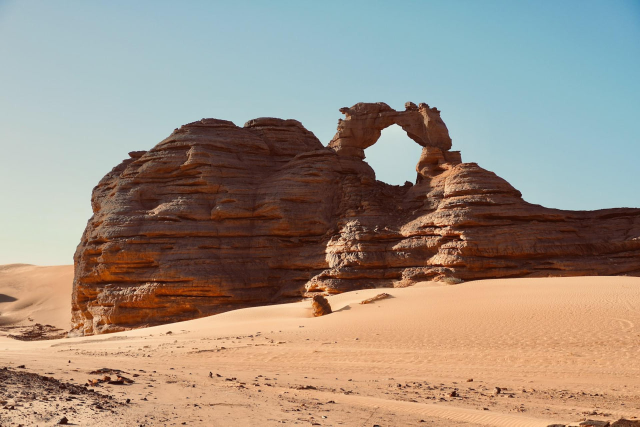
#> input picture 2.jpeg, 1280 x 853 px, found by its file name (shown at 1/2 size)
$ python dct.py
#> lines starting #> are read from the running program, lines starting #| are printed output that depends on the picture
#> in main, cover is the input picture: PIL image 1280x853 RGB; mean R, G, B 158, 144, 130.4
#| Контейнер: C:\Users\daryn\OneDrive\Робочий стіл\code\code\2.jpeg, розмір: (1280, 853)
"""
Стандартний метод DCT для JPEG-зображень.
Розкладає Y-канал зображення на блоки 8x8, застосовує дискретне косинусне
перетворення, квантує коефіцієнти за стандартною матрицею JPEG (якість 50),
і замінює молодший біт коефіцієнтів середніх частот на біти повідомлення.
Порядок обходу блоків та позицій усередині блоку визначається ключем.
"""

import math
import random
import numpy as np
from PIL import Image
from scipy.fft import dctn, idctn
from scipy.stats import chi2 as chi2_dist

INPUT_PATH = r"C:\Users\daryn\OneDrive\Робочий стіл\code\code\2.jpeg"
STEGO_DIR = r"C:\Users\daryn\OneDrive\Робочий стіл\code\code\stego"
KEY = 42
MESSAGE_SIZES = [100, 500, 1000, 1500, 2000]

Q_MATRIX = np.array([
    [16, 11, 10, 16, 24, 40, 51, 61],
    [12, 12, 14, 19, 26, 58, 60, 55],
    [14, 13, 16, 24, 40, 57, 69, 56],
    [14, 17, 22, 29, 51, 87, 80, 62],
    [18, 22, 37, 56, 68, 109, 103, 77],
    [24, 35, 55, 64, 81, 104, 113, 92],
    [49, 64, 78, 87, 103, 121, 120, 101],
    [72, 92, 95, 98, 112, 100, 103, 99]
], dtype=np.float64)

ZIGZAG = [
    (0,0),(0,1),(1,0),(2,0),(1,1),(0,2),(0,3),(1,2),
    (2,1),(3,0),(4,0),(3,1),(2,2),(1,3),(0,4),(0,5),
    (1,4),(2,3),(3,2),(4,1),(5,0),(6,0),(5,1),(4,2),
    (3,3),(2,4),(1,5),(0,6),(0,7),(1,6),(2,5),(3,4),
    (4,3),(5,2),(6,1),(7,0),(7,1),(6,2),(5,3),(4,4),
    (3,5),(2,6),(1,7),(2,7),(3,6),(4,5),(5,4),(6,3),
    (7,2),(7,3),(6,4),(5,5),(4,6),(3,7),(4,7),(5,6),
    (6,5),(7,4),(7,5),(6,6),(5,7),(6,7),(7,6),(7,7)
]
MID_FREQ_POSITIONS = ZIGZAG[6:28]


def text_to_bits(text):
    return ''.join(format(b, '08b') for b in text.encode('latin-1'))


def dct2(b): return dctn(b, type=2, norm='ortho')
def idct2(b): return idctn(b, type=2, norm='ortho')


def get_y_channel(img):
    ycbcr = img.convert('YCbCr')
#> ycbcr: PIL image 1280x853 YCbCr; mean of channels 0, 1, 2 146.2, 118.4, 135.7
    arr = np.array(ycbcr, dtype=np.float64)
#> arr: shape (853, 1280, 3) float64; mean of channels 0, 1, 2 146.2, 118.4, 135.7
    return arr[:, :, 0] - 128.0, arr[:, :, 1], arr[:, :, 2]


def assemble_image(y, cb, cr):
    y_clip = np.clip(y + 128.0, 0, 255)
    arr = np.stack([y_clip, cb, cr], axis=-1).astype(np.uint8)
    return Image.fromarray(arr, mode='YCbCr').convert('RGB')


def embed(cover, message, key):
    bits = text_to_bits(message)
    y, cb, cr = get_y_channel(cover)
    H, W = y.shape
    bH, bW = H // 8 * 8, W // 8 * 8
    y_emb = y[:bH, :bW].copy()

    rng = random.Random(key)
    n_blocks_h, n_blocks_w = bH // 8, bW // 8
    n_blocks = n_blocks_h * n_blocks_w
    block_indices = list(range(n_blocks))
    rng.shuffle(block_indices)

    bit_idx = 0
    for blk_idx in block_indices:
        if bit_idx >= len(bits):
            break
        br, bc = blk_idx // n_blocks_w, blk_idx % n_blocks_w
        block = y_emb[br*8:br*8+8, bc*8:bc*8+8]
        F = dct2(block)
        FQ = np.round(F / Q_MATRIX).astype(np.int32)

        local_rng = random.Random(key + blk_idx * 13)
        positions = list(MID_FREQ_POSITIONS)
        local_rng.shuffle(positions)

        for (u, v) in positions:
            if bit_idx >= len(bits):
                break
            bit = int(bits[bit_idx])
            val = int(FQ[u, v])
            absval = abs(val)
            new_abs = (absval & ~1) | bit
            FQ[u, v] = new_abs if val >= 0 else -new_abs
            bit_idx += 1

        F_new = FQ.astype(np.float64) * Q_MATRIX
        y_emb[br*8:br*8+8, bc*8:bc*8+8] = idct2(F_new)

    y_final = y.copy()
    y_final[:bH, :bW] = y_emb
    return assemble_image(y_final, cb, cr)


def psnr_mse(cover, stego):
    c = np.array(cover, dtype=np.float64)
    s = np.array(stego, dtype=np.float64)
    mse = float(np.mean((c - s) ** 2))
    if mse == 0:
        return float('inf'), 0.0
    return 10 * math.log10(255 ** 2 / mse), mse


# [26 lines of commented-out code are left out]

def chi_squared_dct(img):
    """
    Покращений χ²-аналіз DCT (pairwise histogram method).
    Аналізує пари (0,1), (2,3), (4,5)... для |FQ|.
    """

    y, _, _ = get_y_channel(img)
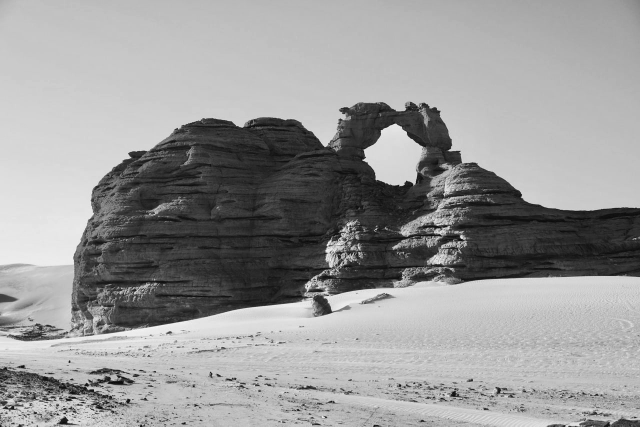
#> y: shape (853, 1280) float64 (shown at 1/2 size); min -123, max 112, mean 18.2; drawn with min black and max white
    H, W = y.shape
#> H = 853; W = 1280

    bH, bW = (H // 8) * 8, (W // 8) * 8
#> bH = 848; bW = 1280

    # гістограма значень
    hist = {}

    for br in range(bH // 8):
        for bc in range(bW // 8):

            block = y[br*8:br*8+8, bc*8:bc*8+8]
            F = dct2(block)
            FQ = np.round(F / Q_MATRIX).astype(np.int32)

            for (u, v) in MID_FREQ_POSITIONS:
                val = abs(int(FQ[u, v]))

                # обмежимо аналіз (щоб не роздувати хвости)
                if val > 20:
                    continue

                hist[val] = hist.get(val, 0) + 1
#> after the loop, hist = 21 items

    chi2 = 0.0
    total_pairs = 0

    # χ² по парах (2k, 2k+1)
    for k in range(0, 20, 2):

        n0 = hist.get(k, 0)
        n1 = hist.get(k + 1, 0)

        s = n0 + n1
        if s == 0:
            continue

        expected = s / 2.0

        chi2 += (n0 - expected) ** 2 / expected
        chi2 += (n1 - expected) ** 2 / expected

        total_pairs += 1
#> this loop made 10 passes
#> (n0, n1, s, expected, chi2) on passes 1 to 10: (315183, 38678, 353861, 176930.5, 216059.5), (9746, 4085, 13831, 6915.5, 218376.5), (2113, 1342, 3455, 1727.5, 218548.5), (700, 438, 1138, 569, 218608.9), (273, 182, 455, 227.5, 218627.1), (139, 87, 226, 113, 218639), (58, 36, 94, 47, 218644.2), (24, 13, 37, 18.5, 218647.4), (5, 9, 14, 7, 218648.6), (4, 2, 6, 3, 218649.3)
#> after the loop, chi2 = 218649.3; total_pairs = 10

    # нормалізація
    if total_pairs == 0:
        return 0.0, 1.0

    chi2 = chi2 / total_pairs
#> chi2 = 21864.9

    # додатковий індикатор (як у тебе було)
    total = sum(hist.values())
#> total = 373118
    balance = 0.0
    if total > 0:
        balance = sum(abs(hist.get(k, 0) - hist.get(k+1, 0))
                      for k in range(0, 20, 2)) / total
#> balance = 0.759

    return float(chi2), float(balance)

def generate_message(n_chars, seed=7):
    rng = random.Random(seed)
    return ''.join(chr(rng.randint(0, 255)) for _ in range(n_chars))


def main():
    import os
    os.makedirs(STEGO_DIR, exist_ok=True)
    cover = Image.open(INPUT_PATH).convert('RGB')
    print(f"Контейнер: {INPUT_PATH}, розмір: {cover.size}\n")

    chi2_c, bal_c = chi_squared_dct(cover)
#> chi2_c = 21864.9; bal_c = 0.759
    print(f"Порожній контейнер:  χ² = {chi2_c:.0f},  дисбаланс (0,1) = {bal_c:.4f}\n")
#| Порожній контейнер:  χ² = 21865,  дисбаланс (0,1) = 0.7595

    print(f"{'Розмір':>8} | {'PSNR (дБ)':>10} | {'MSE':>10} | "
          f"{'χ²':>10} | {'дисбаланс':>10}")
    print('-' * 65)

    for n in MESSAGE_SIZES:
        msg = generate_message(n)
        stego = embed(cover, msg, KEY)
        stego.save(f"{STEGO_DIR}/dct_{n}.png")
        psnr, mse = psnr_mse(cover, stego)
        chi2, bal = chi_squared_dct(stego)
        print(f"{n:>8} | {psnr:>10.2f} | {mse:>10.4f} | {chi2:>10.0f} | {bal:>10.4f}")
#> this loop made 5 passes
#> (mse, psnr, chi2, balance in chi_squared_dct, bal) on passes 1 to 5: (2.77, 43.71, 21762, 0.758, 0.758), (4.26, 41.84, 21408.8, 0.752, 0.752), (6.16, 40.23, 20950.4, 0.743, 0.743), (8, 39.1, 20525.4, 0.736, 0.736), (9.88, 38.18, 20068.6, 0.728, 0.728)
#|      100 |      43.71 |     2.7651 |      21762 |     0.7577
#|      500 |      41.84 |     4.2597 |      21409 |     0.7516
#|     1000 |      40.23 |     6.1631 |      20950 |     0.7434
#|     1500 |      39.10 |     7.9975 |      20525 |     0.7358
#|     2000 |      38.18 |     9.8765 |      20069 |     0.7277
#> pass 1, in embed, `y, cb, cr = get_y_channel(cover)`:
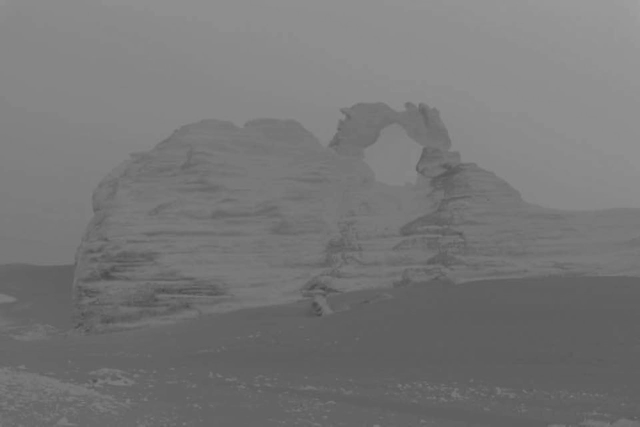
#> cb: shape (853, 1280) float64 (shown at 1/2 size); min 69, max 160, mean 118.4
#> pass 1, in embed, `y, cb, cr = get_y_channel(cover)`:
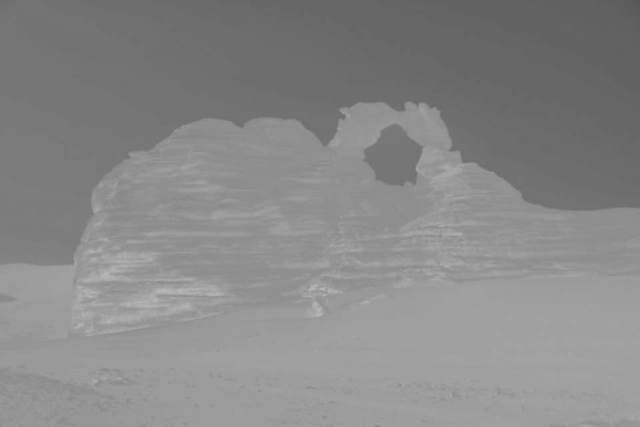
#> cr: shape (853, 1280) float64 (shown at 1/2 size); min 88, max 189, mean 135.7
#> pass 1, in embed, `y_emb = y[:bH, :bW].copy()`:
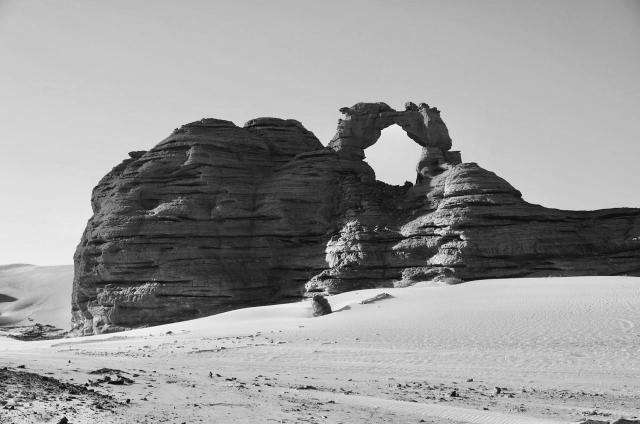
#> y_emb: shape (848, 1280) float64 (shown at 1/2 size); min -123, max 112, mean 18.1; drawn with min black and max white


if __name__ == '__main__':
    main()
